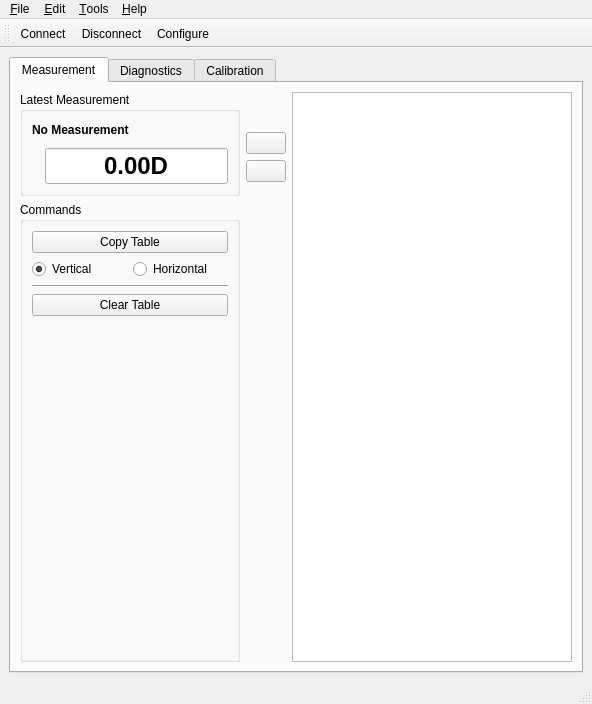
<?xml version="1.0" encoding="UTF-8"?>
<ui version="4.0">
 <class>MainWindow</class>
 <widget class="QMainWindow" name="MainWindow">
  <property name="geometry">
   <rect>
    <x>0</x>
    <y>0</y>
    <width>592</width>
    <height>704</height>
   </rect>
  </property>
  <property name="sizePolicy">
   <sizepolicy hsizetype="Preferred" vsizetype="Preferred">
    <horstretch>0</horstretch>
    <verstretch>0</verstretch>
   </sizepolicy>
  </property>
  <property name="windowTitle">
   <string>Printalyzer Densitometer Desktop</string>
  </property>
  <widget class="QWidget" name="centralwidget">
   <layout class="QVBoxLayout" name="verticalLayout">
    <item>
     <widget class="QTabWidget" name="tabWidget">
      <property name="currentIndex">
       <number>0</number>
      </property>
      <widget class="QWidget" name="tabMeasurement">
       <attribute name="title">
        <string>Measurement</string>
       </attribute>
       <layout class="QHBoxLayout" name="horizontalLayout_10" stretch="0,0,1">
        <item>
         <layout class="QVBoxLayout" name="verticalLayout_13">
          <item>
           <widget class="QGroupBox" name="measResultGroupBox">
            <property name="sizePolicy">
             <sizepolicy hsizetype="Fixed" vsizetype="Preferred">
              <horstretch>0</horstretch>
              <verstretch>0</verstretch>
             </sizepolicy>
            </property>
            <property name="maximumSize">
             <size>
              <width>220</width>
              <height>16777215</height>
             </size>
            </property>
            <property name="title">
             <string>Latest Measurement</string>
            </property>
            <layout class="QVBoxLayout" name="verticalLayout_11">
             <property name="topMargin">
              <number>6</number>
             </property>
             <item>
              <layout class="QHBoxLayout" name="horizontalLayout">
               <property name="topMargin">
                <number>0</number>
               </property>
               <item>
                <widget class="QLabel" name="readingTypeNameLabel">
                 <property name="font">
                  <font>
                   <bold>true</bold>
                  </font>
                 </property>
                 <property name="text">
                  <string>No Measurement</string>
                 </property>
                </widget>
               </item>
               <item>
                <spacer name="horizontalSpacer_7">
                 <property name="orientation">
                  <enum>Qt::Horizontal</enum>
                 </property>
                 <property name="sizeHint" stdset="0">
                  <size>
                   <width>40</width>
                   <height>20</height>
                  </size>
                 </property>
                </spacer>
               </item>
               <item>
                <widget class="QLabel" name="zeroIndicatorLabel">
                 <property name="enabled">
                  <bool>true</bool>
                 </property>
                 <property name="minimumSize">
                  <size>
                   <width>24</width>
                   <height>24</height>
                  </size>
                 </property>
                 <property name="text">
                  <string notr="true"/>
                 </property>
                 <property name="pixmap">
                  <pixmap resource="../assets/densitometer.qrc">:/images/zero-set-indicator.png</pixmap>
                 </property>
                 <property name="scaledContents">
                  <bool>false</bool>
                 </property>
                </widget>
               </item>
              </layout>
             </item>
             <item>
              <layout class="QHBoxLayout" name="horizontalLayout_9">
               <item>
                <widget class="QLabel" name="readingTypeLogoLabel">
                 <property name="text">
                  <string notr="true"/>
                 </property>
                 <property name="pixmap">
                  <pixmap resource="../assets/densitometer.qrc">:/images/reflection-icon.png</pixmap>
                 </property>
                 <property name="alignment">
                  <set>Qt::AlignCenter</set>
                 </property>
                </widget>
               </item>
               <item>
                <widget class="QLineEdit" name="readingValueLineEdit">
                 <property name="sizePolicy">
                  <sizepolicy hsizetype="Expanding" vsizetype="Fixed">
                   <horstretch>0</horstretch>
                   <verstretch>0</verstretch>
                  </sizepolicy>
                 </property>
                 <property name="font">
                  <font>
                   <pointsize>18</pointsize>
                   <bold>true</bold>
                  </font>
                 </property>
                 <property name="text">
                  <string notr="true">0.00D</string>
                 </property>
                 <property name="alignment">
                  <set>Qt::AlignCenter</set>
                 </property>
                 <property name="readOnly">
                  <bool>true</bool>
                 </property>
                </widget>
               </item>
              </layout>
             </item>
            </layout>
           </widget>
          </item>
          <item>
           <layout class="QHBoxLayout" name="horizontalLayout_11">
            <item>
             <widget class="QGroupBox" name="measCommandGroupBox">
              <property name="title">
               <string>Commands</string>
              </property>
              <layout class="QVBoxLayout" name="verticalLayout_12">
               <item>
                <widget class="QPushButton" name="copyTablePushButton">
                 <property name="text">
                  <string>Copy Table</string>
                 </property>
                </widget>
               </item>
               <item>
                <layout class="QHBoxLayout" name="horizontalLayout_12">
                 <item>
                  <widget class="QRadioButton" name="vertCopyRadioButton">
                   <property name="text">
                    <string>Vertical</string>
                   </property>
                   <property name="checked">
                    <bool>true</bool>
                   </property>
                   <attribute name="buttonGroup">
                    <string notr="true">copyDirButtonGroup</string>
                   </attribute>
                  </widget>
                 </item>
                 <item>
                  <widget class="QRadioButton" name="horizCopyRadioButton">
                   <property name="text">
                    <string>Horizontal</string>
                   </property>
                   <attribute name="buttonGroup">
                    <string notr="true">copyDirButtonGroup</string>
                   </attribute>
                  </widget>
                 </item>
                </layout>
               </item>
               <item>
                <widget class="Line" name="line">
                 <property name="orientation">
                  <enum>Qt::Horizontal</enum>
                 </property>
                </widget>
               </item>
               <item>
                <widget class="QPushButton" name="clearTablePushButton">
                 <property name="text">
                  <string>Clear Table</string>
                 </property>
                </widget>
               </item>
               <item>
                <spacer name="verticalSpacer_9">
                 <property name="orientation">
                  <enum>Qt::Vertical</enum>
                 </property>
                 <property name="sizeHint" stdset="0">
                  <size>
                   <width>20</width>
                   <height>40</height>
                  </size>
                 </property>
                </spacer>
               </item>
              </layout>
             </widget>
            </item>
           </layout>
          </item>
         </layout>
        </item>
        <item>
         <layout class="QVBoxLayout" name="verticalLayout_4" stretch="0,0,0,1">
          <item>
           <spacer name="verticalSpacer_8">
            <property name="orientation">
             <enum>Qt::Vertical</enum>
            </property>
            <property name="sizeHint" stdset="0">
             <size>
              <width>20</width>
              <height>40</height>
             </size>
            </property>
           </spacer>
          </item>
          <item>
           <widget class="QPushButton" name="autoAddPushButton">
            <property name="text">
             <string/>
            </property>
            <property name="icon">
             <iconset resource="../assets/densitometer.qrc">
              <normaloff>:/images/media-record.png</normaloff>:/images/media-record.png</iconset>
            </property>
            <property name="checkable">
             <bool>true</bool>
            </property>
            <property name="checked">
             <bool>false</bool>
            </property>
            <property name="flat">
             <bool>false</bool>
            </property>
           </widget>
          </item>
          <item>
           <widget class="QPushButton" name="addReadingPushButton">
            <property name="text">
             <string/>
            </property>
            <property name="icon">
             <iconset resource="../assets/densitometer.qrc">
              <normaloff>:/images/go-next.png</normaloff>:/images/go-next.png</iconset>
            </property>
           </widget>
          </item>
          <item>
           <spacer name="verticalSpacer_5">
            <property name="orientation">
             <enum>Qt::Vertical</enum>
            </property>
            <property name="sizeHint" stdset="0">
             <size>
              <width>20</width>
              <height>40</height>
             </size>
            </property>
           </spacer>
          </item>
         </layout>
        </item>
        <item>
         <widget class="QTableView" name="measTableView"/>
        </item>
       </layout>
      </widget>
      <widget class="QWidget" name="tabDiagnostics">
       <attribute name="title">
        <string>Diagnostics</string>
       </attribute>
       <layout class="QGridLayout" name="tabDiagnosticsLayout">
        <item row="0" column="0">
         <widget class="QWidget" name="tabDiagnosticsWidget" native="true"/>
        </item>
       </layout>
      </widget>
      <widget class="QWidget" name="tabCalibration">
       <attribute name="title">
        <string>Calibration</string>
       </attribute>
       <layout class="QVBoxLayout" name="verticalLayout_10" stretch="0,0,0,1,0">
        <item>
         <layout class="QHBoxLayout" name="horizontalLayout_13">
          <item>
           <widget class="QGroupBox" name="lightGroupBox">
            <property name="sizePolicy">
             <sizepolicy hsizetype="Minimum" vsizetype="Minimum">
              <horstretch>0</horstretch>
              <verstretch>0</verstretch>
             </sizepolicy>
            </property>
            <property name="title">
             <string>Measurement Light Calibration</string>
            </property>
            <layout class="QVBoxLayout" name="verticalLayout_14">
             <item>
              <layout class="QGridLayout" name="gridLayout" columnstretch="0,1,1">
               <item row="1" column="2">
                <widget class="QLabel" name="tranLightLabel">
                 <property name="text">
                  <string>Transmission</string>
                 </property>
                 <property name="alignment">
                  <set>Qt::AlignCenter</set>
                 </property>
                </widget>
               </item>
               <item row="2" column="0">
                <widget class="QLabel" name="brightnessLabel">
                 <property name="text">
                  <string>Brightness</string>
                 </property>
                 <property name="alignment">
                  <set>Qt::AlignLeading|Qt::AlignLeft|Qt::AlignVCenter</set>
                 </property>
                </widget>
               </item>
               <item row="1" column="1">
                <widget class="QLabel" name="reflLightLabel">
                 <property name="text">
                  <string>Reflection</string>
                 </property>
                 <property name="alignment">
                  <set>Qt::AlignCenter</set>
                 </property>
                </widget>
               </item>
               <item row="2" column="1">
                <widget class="QLineEdit" name="reflLightLineEdit">
                 <property name="sizePolicy">
                  <sizepolicy hsizetype="Expanding" vsizetype="Fixed">
                   <horstretch>0</horstretch>
                   <verstretch>0</verstretch>
                  </sizepolicy>
                 </property>
                 <property name="maximumSize">
                  <size>
                   <width>100</width>
                   <height>16777215</height>
                  </size>
                 </property>
                 <property name="maxLength">
                  <number>3</number>
                 </property>
                 <property name="alignment">
                  <set>Qt::AlignLeading|Qt::AlignLeft|Qt::AlignVCenter</set>
                 </property>
                </widget>
               </item>
               <item row="2" column="2">
                <widget class="QLineEdit" name="tranLightLineEdit">
                 <property name="sizePolicy">
                  <sizepolicy hsizetype="Expanding" vsizetype="Fixed">
                   <horstretch>0</horstretch>
                   <verstretch>0</verstretch>
                  </sizepolicy>
                 </property>
                 <property name="maximumSize">
                  <size>
                   <width>100</width>
                   <height>16777215</height>
                  </size>
                 </property>
                 <property name="maxLength">
                  <number>3</number>
                 </property>
                 <property name="alignment">
                  <set>Qt::AlignLeading|Qt::AlignLeft|Qt::AlignVCenter</set>
                 </property>
                </widget>
               </item>
              </layout>
             </item>
             <item>
              <layout class="QHBoxLayout" name="horizontalLayout_14">
               <item>
                <spacer name="horizontalSpacer_8">
                 <property name="orientation">
                  <enum>Qt::Horizontal</enum>
                 </property>
                 <property name="sizeHint" stdset="0">
                  <size>
                   <width>40</width>
                   <height>20</height>
                  </size>
                 </property>
                </spacer>
               </item>
               <item>
                <widget class="QPushButton" name="lightGetPushButton">
                 <property name="text">
                  <string>Get</string>
                 </property>
                </widget>
               </item>
               <item>
                <widget class="QPushButton" name="lightSetPushButton">
                 <property name="text">
                  <string>Set</string>
                 </property>
                </widget>
               </item>
              </layout>
             </item>
            </layout>
           </widget>
          </item>
          <item>
           <spacer name="horizontalSpacer_6">
            <property name="orientation">
             <enum>Qt::Horizontal</enum>
            </property>
            <property name="sizeHint" stdset="0">
             <size>
              <width>40</width>
              <height>20</height>
             </size>
            </property>
           </spacer>
          </item>
         </layout>
        </item>
        <item>
         <layout class="QHBoxLayout" name="horizontalLayout_6" stretch="0,0">
          <property name="sizeConstraint">
           <enum>QLayout::SetDefaultConstraint</enum>
          </property>
          <item>
           <widget class="QGroupBox" name="gainGroupBox">
            <property name="sizePolicy">
             <sizepolicy hsizetype="Preferred" vsizetype="Minimum">
              <horstretch>0</horstretch>
              <verstretch>0</verstretch>
             </sizepolicy>
            </property>
            <property name="title">
             <string>Gain Calibration</string>
            </property>
            <layout class="QVBoxLayout" name="verticalLayout_7">
             <item>
              <layout class="QGridLayout" name="gridLayout_4">
               <item row="1" column="1">
                <widget class="QLineEdit" name="low0LineEdit">
                 <property name="readOnly">
                  <bool>true</bool>
                 </property>
                </widget>
               </item>
               <item row="4" column="1">
                <widget class="QLineEdit" name="max0LineEdit">
                 <property name="text">
                  <string/>
                 </property>
                </widget>
               </item>
               <item row="4" column="2">
                <widget class="QLineEdit" name="max1LineEdit">
                 <property name="text">
                  <string/>
                 </property>
                </widget>
               </item>
               <item row="2" column="1">
                <widget class="QLineEdit" name="med0LineEdit"/>
               </item>
               <item row="3" column="2">
                <widget class="QLineEdit" name="high1LineEdit"/>
               </item>
               <item row="2" column="0">
                <widget class="QLabel" name="medGainLabel">
                 <property name="text">
                  <string>Medium</string>
                 </property>
                </widget>
               </item>
               <item row="3" column="0">
                <widget class="QLabel" name="highGainLabel">
                 <property name="text">
                  <string>High</string>
                 </property>
                </widget>
               </item>
               <item row="1" column="0">
                <widget class="QLabel" name="lowGainLabel">
                 <property name="text">
                  <string>Low</string>
                 </property>
                </widget>
               </item>
               <item row="1" column="2">
                <widget class="QLineEdit" name="low1LineEdit">
                 <property name="readOnly">
                  <bool>true</bool>
                 </property>
                </widget>
               </item>
               <item row="4" column="0">
                <widget class="QLabel" name="maxGainLabel">
                 <property name="text">
                  <string>Maximum</string>
                 </property>
                </widget>
               </item>
               <item row="3" column="1">
                <widget class="QLineEdit" name="high0LineEdit"/>
               </item>
               <item row="2" column="2">
                <widget class="QLineEdit" name="med1LineEdit"/>
               </item>
               <item row="0" column="1">
                <widget class="QLabel" name="ch0Label">
                 <property name="text">
                  <string>Channel 0</string>
                 </property>
                 <property name="alignment">
                  <set>Qt::AlignCenter</set>
                 </property>
                </widget>
               </item>
               <item row="0" column="2">
                <widget class="QLabel" name="ch1Label">
                 <property name="text">
                  <string>Channel 1</string>
                 </property>
                 <property name="alignment">
                  <set>Qt::AlignCenter</set>
                 </property>
                </widget>
               </item>
              </layout>
             </item>
             <item>
              <spacer name="verticalSpacer_7">
               <property name="orientation">
                <enum>Qt::Vertical</enum>
               </property>
               <property name="sizeType">
                <enum>QSizePolicy::Expanding</enum>
               </property>
               <property name="sizeHint" stdset="0">
                <size>
                 <width>20</width>
                 <height>0</height>
                </size>
               </property>
              </spacer>
             </item>
             <item>
              <layout class="QHBoxLayout" name="horizontalLayout_4">
               <item>
                <widget class="QPushButton" name="gainCalPushButton">
                 <property name="text">
                  <string>Calibrate</string>
                 </property>
                </widget>
               </item>
               <item>
                <spacer name="horizontalSpacer_3">
                 <property name="orientation">
                  <enum>Qt::Horizontal</enum>
                 </property>
                 <property name="sizeHint" stdset="0">
                  <size>
                   <width>40</width>
                   <height>20</height>
                  </size>
                 </property>
                </spacer>
               </item>
               <item>
                <widget class="QPushButton" name="gainGetPushButton">
                 <property name="text">
                  <string>Get</string>
                 </property>
                </widget>
               </item>
               <item>
                <widget class="QPushButton" name="gainSetPushButton">
                 <property name="enabled">
                  <bool>false</bool>
                 </property>
                 <property name="text">
                  <string>Set</string>
                 </property>
                </widget>
               </item>
              </layout>
             </item>
            </layout>
           </widget>
          </item>
          <item>
           <widget class="QGroupBox" name="slopeGroupBox">
            <property name="sizePolicy">
             <sizepolicy hsizetype="Preferred" vsizetype="Minimum">
              <horstretch>0</horstretch>
              <verstretch>0</verstretch>
             </sizepolicy>
            </property>
            <property name="title">
             <string>Slope Calibration</string>
            </property>
            <layout class="QVBoxLayout" name="verticalLayout_8">
             <item>
              <widget class="QPushButton" name="slopeCalPushButton">
               <property name="text">
                <string>Slope Calibration Tool</string>
               </property>
              </widget>
             </item>
             <item>
              <layout class="QFormLayout" name="formLayout">
               <property name="labelAlignment">
                <set>Qt::AlignRight|Qt::AlignTrailing|Qt::AlignVCenter</set>
               </property>
               <item row="2" column="0">
                <widget class="QLabel" name="b0Label">
                 <property name="text">
                  <string>B0 =</string>
                 </property>
                 <property name="alignment">
                  <set>Qt::AlignRight|Qt::AlignTrailing|Qt::AlignVCenter</set>
                 </property>
                </widget>
               </item>
               <item row="2" column="1">
                <widget class="QLineEdit" name="b0LineEdit">
                 <property name="readOnly">
                  <bool>false</bool>
                 </property>
                </widget>
               </item>
               <item row="3" column="0">
                <widget class="QLabel" name="b1Label">
                 <property name="text">
                  <string>B1 =</string>
                 </property>
                 <property name="alignment">
                  <set>Qt::AlignRight|Qt::AlignTrailing|Qt::AlignVCenter</set>
                 </property>
                </widget>
               </item>
               <item row="4" column="0">
                <widget class="QLabel" name="b2Label">
                 <property name="text">
                  <string>B2 =</string>
                 </property>
                 <property name="alignment">
                  <set>Qt::AlignRight|Qt::AlignTrailing|Qt::AlignVCenter</set>
                 </property>
                </widget>
               </item>
               <item row="3" column="1">
                <widget class="QLineEdit" name="b1LineEdit">
                 <property name="readOnly">
                  <bool>false</bool>
                 </property>
                </widget>
               </item>
               <item row="4" column="1">
                <widget class="QLineEdit" name="b2LineEdit">
                 <property name="readOnly">
                  <bool>false</bool>
                 </property>
                </widget>
               </item>
               <item row="1" column="0">
                <widget class="QLabel" name="zLabel">
                 <property name="text">
                  <string notr="true">Z =</string>
                 </property>
                 <property name="alignment">
                  <set>Qt::AlignRight|Qt::AlignTrailing|Qt::AlignVCenter</set>
                 </property>
                </widget>
               </item>
               <item row="1" column="1">
                <widget class="QLineEdit" name="zLineEdit"/>
               </item>
              </layout>
             </item>
             <item>
              <spacer name="verticalSpacer">
               <property name="orientation">
                <enum>Qt::Vertical</enum>
               </property>
               <property name="sizeHint" stdset="0">
                <size>
                 <width>20</width>
                 <height>0</height>
                </size>
               </property>
              </spacer>
             </item>
             <item>
              <layout class="QHBoxLayout" name="horizontalLayout_5">
               <item>
                <spacer name="horizontalSpacer_4">
                 <property name="orientation">
                  <enum>Qt::Horizontal</enum>
                 </property>
                 <property name="sizeHint" stdset="0">
                  <size>
                   <width>40</width>
                   <height>20</height>
                  </size>
                 </property>
                </spacer>
               </item>
               <item>
                <widget class="QPushButton" name="slopeGetPushButton">
                 <property name="text">
                  <string>Get</string>
                 </property>
                </widget>
               </item>
               <item>
                <widget class="QPushButton" name="slopeSetPushButton">
                 <property name="enabled">
                  <bool>false</bool>
                 </property>
                 <property name="text">
                  <string>Set</string>
                 </property>
                </widget>
               </item>
              </layout>
             </item>
            </layout>
           </widget>
          </item>
         </layout>
        </item>
        <item>
         <layout class="QHBoxLayout" name="horizontalLayout_7">
          <item>
           <widget class="QGroupBox" name="reflGroupBox">
            <property name="title">
             <string>Reflection Calibration</string>
            </property>
            <layout class="QVBoxLayout" name="verticalLayout_5">
             <item>
              <layout class="QGridLayout" name="gridLayout_2" columnstretch="0,1,0">
               <item row="1" column="2">
                <widget class="QLineEdit" name="reflLoReadingLineEdit"/>
               </item>
               <item row="2" column="2">
                <widget class="QLineEdit" name="reflHiReadingLineEdit"/>
               </item>
               <item row="1" column="0">
                <widget class="QLabel" name="reflLoLabel">
                 <property name="text">
                  <string>CAL-LO</string>
                 </property>
                </widget>
               </item>
               <item row="2" column="1">
                <widget class="QLineEdit" name="reflHiDensityLineEdit"/>
               </item>
               <item row="2" column="0">
                <widget class="QLabel" name="reflHiLabel">
                 <property name="text">
                  <string>CAL-HI</string>
                 </property>
                </widget>
               </item>
               <item row="1" column="1">
                <widget class="QLineEdit" name="reflLoDensityLineEdit">
                 <property name="text">
                  <string/>
                 </property>
                </widget>
               </item>
               <item row="0" column="1">
                <widget class="QLabel" name="reflDensityLabel">
                 <property name="text">
                  <string>Density</string>
                 </property>
                 <property name="alignment">
                  <set>Qt::AlignCenter</set>
                 </property>
                </widget>
               </item>
               <item row="0" column="2">
                <widget class="QLabel" name="reflReadingLabel">
                 <property name="text">
                  <string>Light Reading</string>
                 </property>
                 <property name="alignment">
                  <set>Qt::AlignCenter</set>
                 </property>
                </widget>
               </item>
              </layout>
             </item>
             <item>
              <layout class="QHBoxLayout" name="horizontalLayout_2">
               <item>
                <spacer name="horizontalSpacer">
                 <property name="orientation">
                  <enum>Qt::Horizontal</enum>
                 </property>
                 <property name="sizeHint" stdset="0">
                  <size>
                   <width>40</width>
                   <height>20</height>
                  </size>
                 </property>
                </spacer>
               </item>
               <item>
                <widget class="QPushButton" name="reflGetPushButton">
                 <property name="text">
                  <string>Get</string>
                 </property>
                </widget>
               </item>
               <item>
                <widget class="QPushButton" name="reflSetPushButton">
                 <property name="enabled">
                  <bool>false</bool>
                 </property>
                 <property name="text">
                  <string>Set</string>
                 </property>
                </widget>
               </item>
              </layout>
             </item>
            </layout>
           </widget>
          </item>
          <item>
           <widget class="QGroupBox" name="tranGroupBox">
            <property name="title">
             <string>Transmission Calibration</string>
            </property>
            <layout class="QVBoxLayout" name="verticalLayout_6">
             <item>
              <layout class="QGridLayout" name="gridLayout_3" columnstretch="0,1,0">
               <item row="1" column="2">
                <widget class="QLineEdit" name="tranLoReadingLineEdit"/>
               </item>
               <item row="2" column="2">
                <widget class="QLineEdit" name="tranHiReadingLineEdit"/>
               </item>
               <item row="1" column="0">
                <widget class="QLabel" name="tranLoLabel">
                 <property name="text">
                  <string>CAL-LO</string>
                 </property>
                </widget>
               </item>
               <item row="2" column="1">
                <widget class="QLineEdit" name="tranHiDensityLineEdit"/>
               </item>
               <item row="2" column="0">
                <widget class="QLabel" name="tranHiLabel">
                 <property name="text">
                  <string>CAL-HI</string>
                 </property>
                </widget>
               </item>
               <item row="1" column="1">
                <widget class="QLineEdit" name="tranLoDensityLineEdit">
                 <property name="text">
                  <string/>
                 </property>
                 <property name="readOnly">
                  <bool>true</bool>
                 </property>
                </widget>
               </item>
               <item row="0" column="1">
                <widget class="QLabel" name="tranDensityLabel">
                 <property name="text">
                  <string>Density</string>
                 </property>
                 <property name="alignment">
                  <set>Qt::AlignCenter</set>
                 </property>
                </widget>
               </item>
               <item row="0" column="2">
                <widget class="QLabel" name="tranReadingLabel">
                 <property name="text">
                  <string>Light Reading</string>
                 </property>
                 <property name="alignment">
                  <set>Qt::AlignCenter</set>
                 </property>
                </widget>
               </item>
              </layout>
             </item>
             <item>
              <layout class="QHBoxLayout" name="horizontalLayout_3">
               <item>
                <spacer name="horizontalSpacer_2">
                 <property name="orientation">
                  <enum>Qt::Horizontal</enum>
                 </property>
                 <property name="sizeHint" stdset="0">
                  <size>
                   <width>40</width>
                   <height>20</height>
                  </size>
                 </property>
                </spacer>
               </item>
               <item>
                <widget class="QPushButton" name="tranGetPushButton">
                 <property name="text">
                  <string>Get</string>
                 </property>
                </widget>
               </item>
               <item>
                <widget class="QPushButton" name="tranSetPushButton">
                 <property name="enabled">
                  <bool>false</bool>
                 </property>
                 <property name="text">
                  <string>Set</string>
                 </property>
                </widget>
               </item>
              </layout>
             </item>
            </layout>
           </widget>
          </item>
         </layout>
        </item>
        <item>
         <spacer name="verticalSpacer_6">
          <property name="orientation">
           <enum>Qt::Vertical</enum>
          </property>
          <property name="sizeHint" stdset="0">
           <size>
            <width>20</width>
            <height>0</height>
           </size>
          </property>
         </spacer>
        </item>
        <item>
         <layout class="QHBoxLayout" name="horizontalLayout_8">
          <item>
           <spacer name="horizontalSpacer_5">
            <property name="orientation">
             <enum>Qt::Horizontal</enum>
            </property>
            <property name="sizeType">
             <enum>QSizePolicy::Expanding</enum>
            </property>
            <property name="sizeHint" stdset="0">
             <size>
              <width>40</width>
              <height>20</height>
             </size>
            </property>
           </spacer>
          </item>
          <item>
           <widget class="QPushButton" name="calGetAllPushButton">
            <property name="text">
             <string>Get All Values</string>
            </property>
           </widget>
          </item>
         </layout>
        </item>
       </layout>
      </widget>
     </widget>
    </item>
   </layout>
  </widget>
  <widget class="QMenuBar" name="menubar">
   <property name="geometry">
    <rect>
     <x>0</x>
     <y>0</y>
     <width>592</width>
     <height>21</height>
    </rect>
   </property>
   <widget class="QMenu" name="menuFile">
    <property name="title">
     <string>&amp;File</string>
    </property>
    <addaction name="actionConnect"/>
    <addaction name="actionDisconnect"/>
    <addaction name="separator"/>
    <addaction name="actionExit"/>
   </widget>
   <widget class="QMenu" name="menuTools">
    <property name="title">
     <string>&amp;Tools</string>
    </property>
    <addaction name="actionConfigure"/>
    <addaction name="separator"/>
    <addaction name="actionImportSettings"/>
    <addaction name="actionExportSettings"/>
    <addaction name="separator"/>
    <addaction name="actionLogger"/>
   </widget>
   <widget class="QMenu" name="menuHelp">
    <property name="title">
     <string>&amp;Help</string>
    </property>
    <addaction name="actionAbout"/>
   </widget>
   <widget class="QMenu" name="menuEdit">
    <property name="title">
     <string>&amp;Edit</string>
    </property>
    <addaction name="actionCut"/>
    <addaction name="actionCopy"/>
    <addaction name="actionPaste"/>
    <addaction name="actionDelete"/>
   </widget>
   <addaction name="menuFile"/>
   <addaction name="menuEdit"/>
   <addaction name="menuTools"/>
   <addaction name="menuHelp"/>
  </widget>
  <widget class="QStatusBar" name="statusBar"/>
  <widget class="QToolBar" name="toolBar">
   <property name="windowTitle">
    <string>toolBar</string>
   </property>
   <attribute name="toolBarArea">
    <enum>TopToolBarArea</enum>
   </attribute>
   <attribute name="toolBarBreak">
    <bool>false</bool>
   </attribute>
   <addaction name="actionConnect"/>
   <addaction name="actionDisconnect"/>
   <addaction name="actionConfigure"/>
  </widget>
  <action name="actionAbout">
   <property name="icon">
    <iconset theme="help-about"/>
   </property>
   <property name="text">
    <string>&amp;About</string>
   </property>
   <property name="toolTip">
    <string>About program</string>
   </property>
   <property name="shortcut">
    <string>Alt+A</string>
   </property>
  </action>
  <action name="actionConnect">
   <property name="icon">
    <iconset resource="../assets/densitometer.qrc">
     <normaloff>:/images/connect.png</normaloff>:/images/connect.png</iconset>
   </property>
   <property name="text">
    <string>C&amp;onnect</string>
   </property>
   <property name="toolTip">
    <string>Connect to densitometer</string>
   </property>
   <property name="shortcut">
    <string>Ctrl+O</string>
   </property>
  </action>
  <action name="actionDisconnect">
   <property name="icon">
    <iconset resource="../assets/densitometer.qrc">
     <normaloff>:/images/disconnect.png</normaloff>:/images/disconnect.png</iconset>
   </property>
   <property name="text">
    <string>&amp;Disconnect</string>
   </property>
   <property name="toolTip">
    <string>Disconnect from densitometer</string>
   </property>
   <property name="shortcut">
    <string>Ctrl+D</string>
   </property>
  </action>
  <action name="actionConfigure">
   <property name="icon">
    <iconset resource="../assets/densitometer.qrc">
     <normaloff>:/images/settings.png</normaloff>:/images/settings.png</iconset>
   </property>
   <property name="text">
    <string>&amp;Configure</string>
   </property>
   <property name="toolTip">
    <string>Configure application</string>
   </property>
   <property name="shortcut">
    <string>Alt+C</string>
   </property>
  </action>
  <action name="actionExit">
   <property name="icon">
    <iconset resource="../assets/densitometer.qrc">
     <normaloff>:/images/application-exit.png</normaloff>:/images/application-exit.png</iconset>
   </property>
   <property name="text">
    <string>E&amp;xit</string>
   </property>
   <property name="toolTip">
    <string>Exit the application</string>
   </property>
   <property name="shortcut">
    <string>Ctrl+Q</string>
   </property>
  </action>
  <action name="actionLogger">
   <property name="checkable">
    <bool>true</bool>
   </property>
   <property name="icon">
    <iconset resource="../assets/densitometer.qrc">
     <normaloff>:/images/logger.png</normaloff>:/images/logger.png</iconset>
   </property>
   <property name="text">
    <string>&amp;Log Window</string>
   </property>
   <property name="toolTip">
    <string>Show log window</string>
   </property>
   <property name="shortcut">
    <string>Alt+L</string>
   </property>
  </action>
  <action name="actionExportSettings">
   <property name="text">
    <string>Export Device Settings...</string>
   </property>
   <property name="toolTip">
    <string>Export settings to file</string>
   </property>
  </action>
  <action name="actionImportSettings">
   <property name="text">
    <string>Import Device Settings...</string>
   </property>
   <property name="toolTip">
    <string>Import settings from file</string>
   </property>
  </action>
  <action name="actionCut">
   <property name="icon">
    <iconset theme="edit-cut" resource="../assets/densitometer.qrc">
     <normaloff>:/images/cut.png</normaloff>:/images/cut.png</iconset>
   </property>
   <property name="text">
    <string>Cu&amp;t</string>
   </property>
  </action>
  <action name="actionCopy">
   <property name="icon">
    <iconset theme="edit-copy" resource="../assets/densitometer.qrc">
     <normaloff>:/images/copy.png</normaloff>:/images/copy.png</iconset>
   </property>
   <property name="text">
    <string>&amp;Copy</string>
   </property>
  </action>
  <action name="actionPaste">
   <property name="icon">
    <iconset theme="edit-paste" resource="../assets/densitometer.qrc">
     <normaloff>:/images/paste.png</normaloff>:/images/paste.png</iconset>
   </property>
   <property name="text">
    <string>&amp;Paste</string>
   </property>
  </action>
  <action name="actionDelete">
   <property name="icon">
    <iconset theme="edit-delete"/>
   </property>
   <property name="text">
    <string>&amp;Delete</string>
   </property>
  </action>
 </widget>
 <tabstops>
  <tabstop>readingValueLineEdit</tabstop>
  <tabstop>low0LineEdit</tabstop>
  <tabstop>low1LineEdit</tabstop>
  <tabstop>med0LineEdit</tabstop>
  <tabstop>med1LineEdit</tabstop>
  <tabstop>high0LineEdit</tabstop>
  <tabstop>high1LineEdit</tabstop>
  <tabstop>max0LineEdit</tabstop>
  <tabstop>max1LineEdit</tabstop>
  <tabstop>gainGetPushButton</tabstop>
  <tabstop>gainSetPushButton</tabstop>
  <tabstop>slopeCalPushButton</tabstop>
  <tabstop>b0LineEdit</tabstop>
  <tabstop>b1LineEdit</tabstop>
  <tabstop>b2LineEdit</tabstop>
  <tabstop>slopeGetPushButton</tabstop>
  <tabstop>slopeSetPushButton</tabstop>
  <tabstop>reflLoDensityLineEdit</tabstop>
  <tabstop>reflLoReadingLineEdit</tabstop>
  <tabstop>reflHiDensityLineEdit</tabstop>
  <tabstop>reflHiReadingLineEdit</tabstop>
  <tabstop>reflGetPushButton</tabstop>
  <tabstop>reflSetPushButton</tabstop>
  <tabstop>tranLoDensityLineEdit</tabstop>
  <tabstop>tranLoReadingLineEdit</tabstop>
  <tabstop>tranHiDensityLineEdit</tabstop>
  <tabstop>tranHiReadingLineEdit</tabstop>
  <tabstop>tranGetPushButton</tabstop>
  <tabstop>tranSetPushButton</tabstop>
  <tabstop>calGetAllPushButton</tabstop>
 </tabstops>
 <resources>
  <include location="../assets/densitometer.qrc"/>
 </resources>
 <connections/>
 <buttongroups>
  <buttongroup name="copyDirButtonGroup"/>
 </buttongroups>
</ui>
